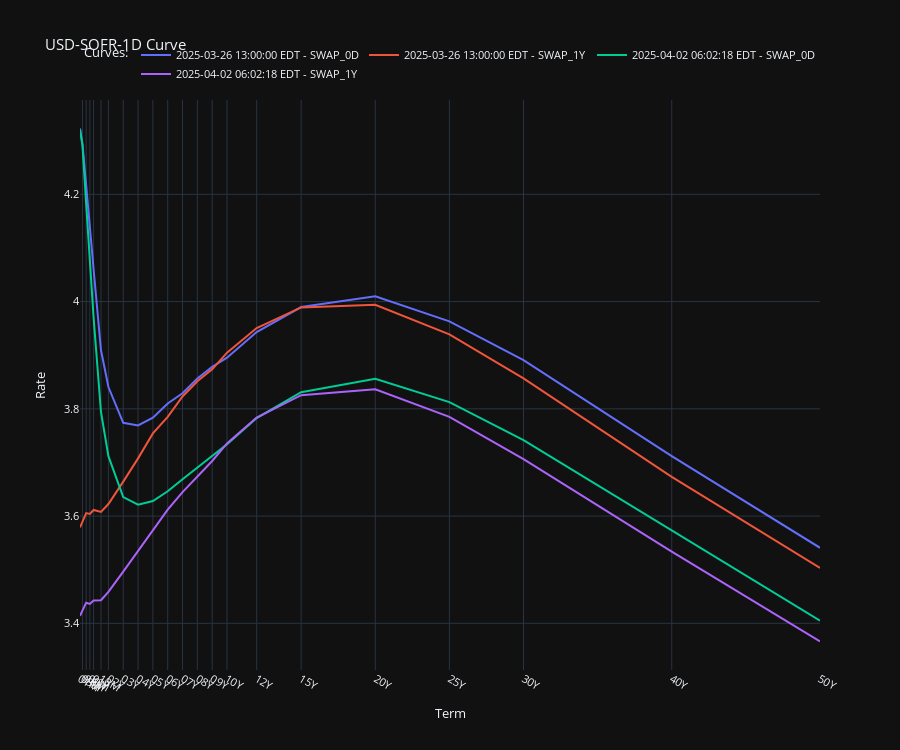

Write notebook code for a chart like this one.
### Markdown cell above
# Term Structuring Data Fetching and Plotting

### Code cell
usd_ois.swaps_term_structure_plotter(dates=[datetime(2025, 3, 26), datetime(2025, 4, 2)], fwd_tenors=["0D", "1Y"], use_plotly=True)

### Figure 1 — Plotly figure (JSON) as saved in the notebook; plotly's stock layout.template omitted (floating-point values rounded to 4 significant figures)
{"data": [{"mode": "lines", "name": "2025-03-26 13:00:00 EDT - SWAP_0D", "type": "scatter", "x": [1, 3, 6, 9, 12, 18, 24, 36, 48, 60, 72, 84, 96, 108, 120, 144, 180, 240, 300, 360, 480, 600], "y": [4.323, 4.294, 4.217, 4.133, 4.06, 3.909, 3.841, 3.774, 3.769, 3.784, 3.81, 3.829, 3.857, 3.878, 3.895, 3.943, 3.99, 4.01, 3.963, 3.891, 3.712, 3.541]}, {"mode": "lines", "name": "2025-03-26 13:00:00 EDT - SWAP_1Y", "type": "scatter", "x": [1, 3, 6, 9, 12, 18, 24, 36, 48, 60, 72, 84, 96, 108, 120, 144, 180, 240, 300, 360, 480, 600], "y": [3.579, 3.59, 3.606, 3.604, 3.611, 3.608, 3.622, 3.664, 3.708, 3.754, 3.785, 3.823, 3.851, 3.874, 3.905, 3.951, 3.989, 3.994, 3.939, 3.857, 3.673, 3.503]}, {"mode": "lines", "name": "2025-04-02 06:02:18 EDT - SWAP_0D", "type": "scatter", "x": [1, 3, 6, 9, 12, 18, 24, 36, 48, 60, 72, 84, 96, 108, 120, 144, 180, 240, 300, 360, 480, 600], "y": [4.32, 4.291, 4.182, 4.067, 3.97, 3.794, 3.712, 3.636, 3.621, 3.628, 3.646, 3.669, 3.691, 3.712, 3.734, 3.783, 3.831, 3.856, 3.813, 3.742, 3.574, 3.405]}, {"mode": "lines", "name": "2025-04-02 06:02:18 EDT - SWAP_1Y", "type": "scatter", "x": [1, 3, 6, 9, 12, 18, 24, 36, 48, 60, 72, 84, 96, 108, 120, 144, 180, 240, 300, 360, 480, 600], "y": [3.414, 3.424, 3.438, 3.436, 3.443, 3.443, 3.459, 3.496, 3.535, 3.575, 3.612, 3.645, 3.674, 3.703, 3.735, 3.784, 3.825, 3.836, 3.785, 3.706, 3.534, 3.366]}], "layout": {"font": {"size": 11}, "height": 750, "legend": {"orientation": "h", "title": {"text": "Curves:"}, "x": 1, "xanchor": "right", "y": 1.02, "yanchor": "bottom"}, "showlegend": true, "title": {"text": "USD-SOFR-1D Curve"}, "xaxis": {"showgrid": true, "showspikes": true, "spikecolor": "white", "spikemode": "across", "spikesnap": "cursor", "ticktext": ["01M", "03M", "06M", "09M", "01Y", "18M", "02Y", "03Y", "04Y", "05Y", "06Y", "07Y", "08Y", "09Y", "10Y", "12Y", "15Y", "20Y", "25Y", "30Y", "40Y", "50Y"], "tickvals": [1, 3, 6, 9, 12, 18, 24, 36, 48, 60, 72, 84, 96, 108, 120, 144, 180, 240, 300, 360, 480, 600], "title": {"text": "Term"}}, "yaxis": {"showgrid": true, "showspikes": true, "spikecolor": "white", "spikesnap": "cursor", "spikethickness": 0.5, "title": {"text": "Rate"}}}}
